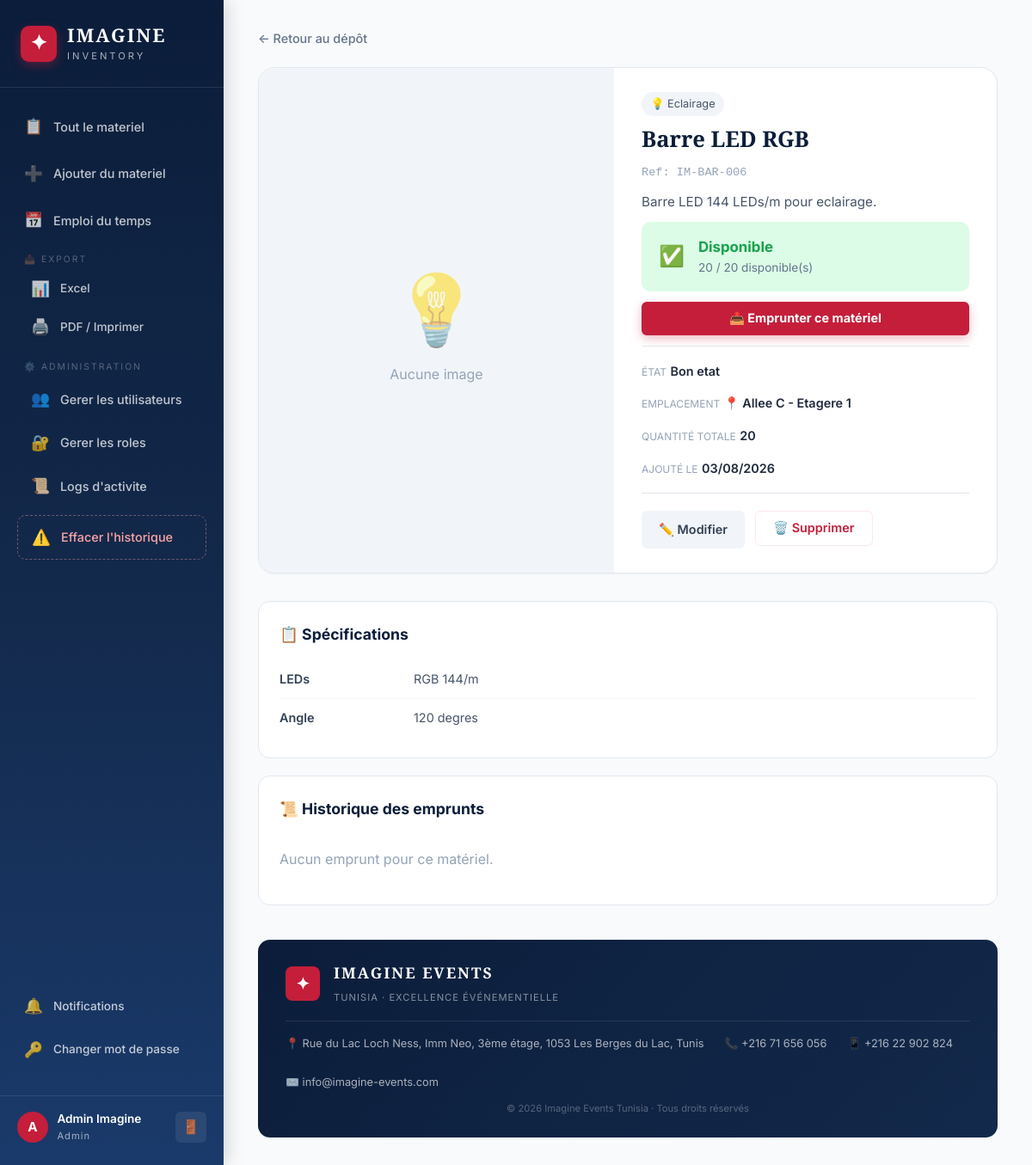
/equipment/6 (signed in), run on an earlier commit of the app's database.
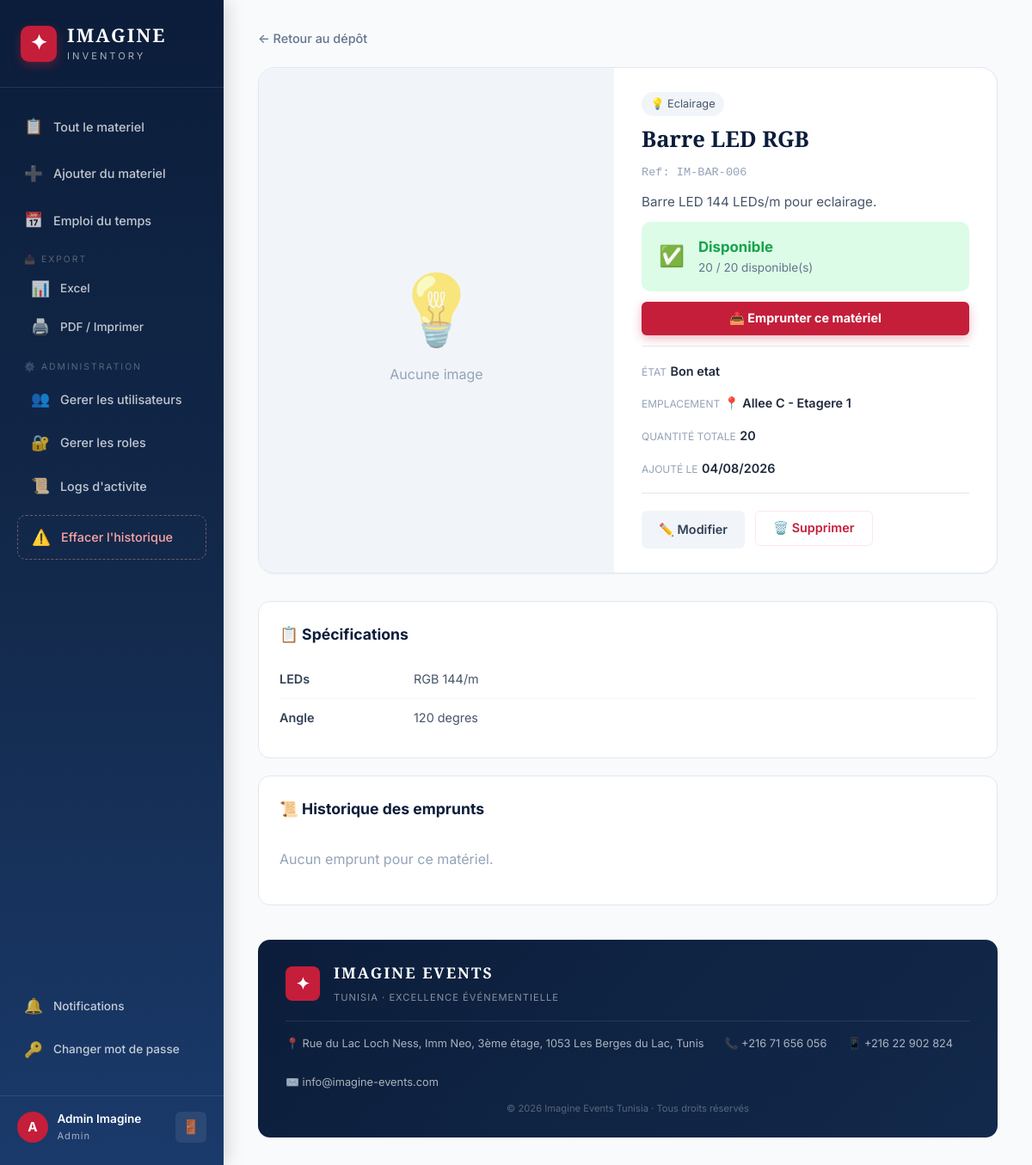
And on a later commit of the database.
### app.py (models this page shows, shortened)
class Equipment(db.Model):
    __tablename__ = 'equipment'
    id = db.Column(db.Integer, primary_key=True); name = db.Column(db.String(200), nullable=False)
    description = db.Column(db.Text, default=''); reference = db.Column(db.String(100), unique=True)
    category_id = db.Column(db.Integer, db.ForeignKey('categories.id'))
    total_quantity = db.Column(db.Integer, default=1); available_quantity = db.Column(db.Integer, default=1)
    specifications = db.Column(db.Text, default=''); condition = db.Column(db.String(50), default='Bon etat')
    location = db.Column(db.String(100), default='Depot principal'); created_at = db.Column(db.DateTime, default=tunisia_now)
    images = db.relationship('EquipmentImage', backref='equipment', lazy=True, cascade='all, delete-orphan')
    borrows = db.relationship('Borrow', backref='equipment', lazy=True)
    def all_images(self): return [img.filename for img in self.images]

### app.py (the view)
@app.route('/equipment/<int:eid>')
@login_required
def equipment_detail(eid):
    eq = db.session.get(Equipment, eid)
    if not eq: flash('Introuvable.','error'); return redirect(url_for('dashboard'))
    borrows = Borrow.query.filter_by(equipment_id=eid).order_by(Borrow.borrow_date.desc()).all()
    return render_template('equipment_detail.html', eq=eq, borrows=borrows, today=date.today())

### app.py (called while the page is built)
@login_manager.user_loader
def load_user(uid): return db.session.get(User, int(uid))

    def get_permissions(self):
        try: return json.loads(self.permissions) if self.permissions else []
        except: return []

    def has_permission(self, p): return p in self.get_permissions()

    def has_permission(self, perm):
        role = db.session.get(CustomRole, self.role_id) if self.role_id else None
        return role.has_permission(perm) if role else False

    @property
    def role_name(self):
        role = db.session.get(CustomRole, self.role_id) if self.role_id else None
        return role.name if role else 'Aucun role'

    @property
    def unread_notifications(self):
        return Notification.query.filter_by(user_id=self.id, read=False).count()

### templates/equipment_detail.html (shortened to what the changed rows need)
{% extends "base.html" %}
{% block content %}
<div class="detail-page">
    <div class="detail-hero">
        <div class="detail-info">
            <div class="detail-header">
                {% if eq.category %}
                <span class="detail-cat">{{ eq.category.icon }} {{ eq.category.name }}</span>
                {% endif %}
            </div>
            <h1 class="detail-name">{{ eq.name }}</h1>
            <p class="detail-ref">Ref: {{ eq.reference }}</p>
            {% if eq.description %}
            <p class="detail-desc">{{ eq.description }}</p>
            {% endif %}
            <div class="availability-box {% if eq.available_quantity > 0 %}available{% else %}unavailable{% endif %}">
                <div class="avail-icon">
                </div>
                <div class="avail-info">
                    <div class="avail-status">
                        {% if eq.available_quantity > 0 %}
                        Disponible
                        {% else %}
                        Indisponible
                        {% endif %}
                    </div>
                    <div class="avail-qty">
                        {{ eq.available_quantity }} / {{ eq.total_quantity }} disponible(s)
                    </div>
                </div>
            </div>
            {% if eq.available_quantity > 0 %}
            <button class="btn btn-accent btn-full" onclick="openDetailBorrow()">
                📤 Emprunter ce matériel
            </button>
            {% endif %}
            <div class="detail-meta-grid">
                <div class="meta-item">
                    <span class="meta-label">État</span>
                    <span class="meta-value">{{ eq.condition }}</span>
                </div>
                <div class="meta-item">
                    <span class="meta-label">Emplacement</span>
                    <span class="meta-value">📍 {{ eq.location }}</span>
                </div>
                <div class="meta-item">
                    <span class="meta-label">Quantité totale</span>
                    <span class="meta-value">{{ eq.total_quantity }}</span>
                </div>
                <div class="meta-item">
                    <span class="meta-label">Ajouté le</span>
                    <span class="meta-value">{{ eq.created_at.strftime('%d/%m/%Y') }}</span>
                </div>
            </div>
            <div class="detail-actions">
                <a href="{{ url_for('edit_equipment', eid=eq.id) }}" class="btn btn-secondary">
                </a>
                <form method="POST" action="{{ url_for('delete_equipment', eid=eq.id) }}"
                      onsubmit="return confirm('Supprimer definitivement {{ eq.name | escape }} ?')" style="display:inline">
                </form>
            </div>
        </div>
    </div>
    {% if eq.specifications %}
    <div class="detail-section">
        <h2>📋 Spécifications</h2>
    </div>
    {% endif %}
    <div class="detail-section">
        <div style="display:flex;justify-content:space-between;align-items:center;margin-bottom:1rem">
            <h2 style="margin:0">📜 Historique des emprunts</h2>
        </div>
    </div>
</div>
{% endblock %}

What changed in the data, as far as the page shows it:
changed Equipment "Barre LED RGB": created_at "03/08/2026" → "04/08/2026"
